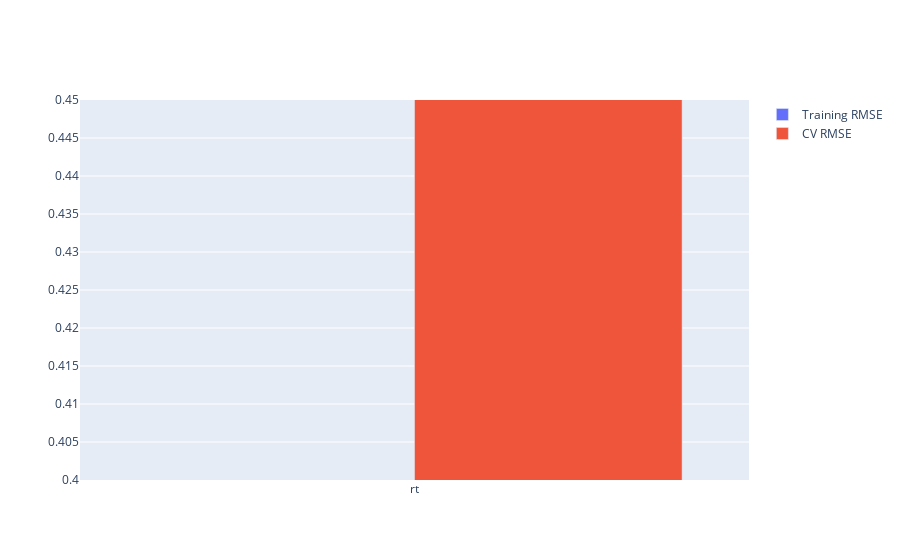

The notebook cell this image was saved under:
### Code cell
# run models

# NOTE:
# model functions have been saved in modeling.py and the high-level model routine has been saved in run_models.py
# to modify the models, go to get_model_features in modelling.py and hardcode in new model features

fig, models = run_models.run(dataframe=df,
              model_names=['rt'])

#'cort', 'cloze','cort+cloze

fig
#getting stats from?

### Figure 1 — Plotly figure (JSON) as saved in the notebook; plotly's stock layout.template omitted (floating-point values rounded to 4 significant figures)
{"data": [{"name": "Training RMSE", "type": "bar", "x": ["rt"], "y": [0.3655, 1.053, 0.9045, 0.7752, 0.6773, 0.911, 0.8256, 0.829, 0.6778, 0.536, 0.8796, 0.6126, 0.756, 0.9127, 0.4139, 1.256, 0.5137, 0.5999, 0.5668, 0.9023, 0.5442, 1.055, 0.8248, 0.8655, 0.7752, 1.03, 1.022, 0.9303, 1.407, 1.539, 0.6013]}, {"name": "CV RMSE", "type": "bar", "x": ["rt"], "y": [0.4579, 1.312, 1.119, 0.9447, 0.834, 1.121, 1.017, 1.009, 0.8418, 0.6518, 1.093, 0.7601, 0.9357, 1.141, 0.5172, 1.565, 0.6404, 0.7465, 0.7025, 1.127, 0.6737, 1.308, 1.03, 1.077, 0.9643, 1.287, 1.266, 1.155, 1.754, 1.924, 0.7435]}], "layout": {"yaxis": {"range": [0.4, 0.45]}}}
